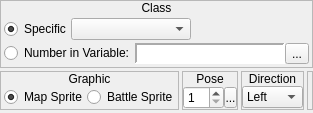
        <widget class="QWidget" name="wClass">
         <layout class="QVBoxLayout" name="verticalLayout_27">
          <property name="spacing">
           <number>3</number>
          </property>
          <property name="margin">
           <number>0</number>
          </property>
          <item>
           <widget class="QFrame" name="frame_4">
            <property name="frameShape">
             <enum>QFrame::StyledPanel</enum>
            </property>
            <property name="frameShadow">
             <enum>QFrame::Raised</enum>
            </property>
            <layout class="QVBoxLayout" name="verticalLayout_3">
             <property name="spacing">
              <number>0</number>
             </property>
             <property name="margin">
              <number>0</number>
             </property>
             <item>
              <widget class="QLabel" name="label_3">
               <property name="sizePolicy">
                <sizepolicy hsizetype="Preferred" vsizetype="Fixed">
                 <horstretch>0</horstretch>
                 <verstretch>0</verstretch>
                </sizepolicy>
               </property>
               <property name="text">
                <string>Class</string>
               </property>
               <property name="alignment">
                <set>Qt::AlignCenter</set>
               </property>
              </widget>
             </item>
             <item>
              <widget class="QWidget" name="widget_6" native="true">
               <layout class="QVBoxLayout" name="verticalLayout_26">
                <property name="spacing">
                 <number>3</number>
                </property>
                <property name="margin">
                 <number>3</number>
                </property>
                <item>
                 <widget class="QWidget" name="widget_37" native="true">
                  <layout class="QHBoxLayout" name="horizontalLayout_11">
                   <property name="spacing">
                    <number>0</number>
                   </property>
                   <property name="margin">
                    <number>0</number>
                   </property>
                   <item>
                    <widget class="QRadioButton" name="rbClass_Specific">
                     <property name="sizePolicy">
                      <sizepolicy hsizetype="Fixed" vsizetype="Fixed">
                       <horstretch>0</horstretch>
                       <verstretch>0</verstretch>
                      </sizepolicy>
                     </property>
                     <property name="text">
                      <string>Specific</string>
                     </property>
                     <property name="checked">
                      <bool>true</bool>
                     </property>
                    </widget>
                   </item>
                   <item>
                    <widget class="QComboBox" name="cboxClass">
                     <property name="minimumSize">
                      <size>
                       <width>120</width>
                       <height>0</height>
                      </size>
                     </property>
                     <property name="maximumSize">
                      <size>
                       <width>120</width>
                       <height>16777215</height>
                      </size>
                     </property>
                    </widget>
                   </item>
                   <item>
                    <spacer name="horizontalSpacer_5">
                     <property name="orientation">
                      <enum>Qt::Horizontal</enum>
                     </property>
                     <property name="sizeHint" stdset="0">
                      <size>
                       <width>40</width>
                       <height>20</height>
                      </size>
                     </property>
                    </spacer>
                   </item>
                  </layout>
                 </widget>
                </item>
                <item>
                 <widget class="QWidget" name="widget_38" native="true">
                  <layout class="QHBoxLayout" name="horizontalLayout_3">
                   <property name="spacing">
                    <number>0</number>
                   </property>
                   <property name="margin">
                    <number>0</number>
                   </property>
                   <item>
                    <widget class="QRadioButton" name="rbClass_Variable">
                     <property name="sizePolicy">
                      <sizepolicy hsizetype="Fixed" vsizetype="Fixed">
                       <horstretch>0</horstretch>
                       <verstretch>0</verstretch>
                      </sizepolicy>
                     </property>
                     <property name="text">
                      <string>Number in Variable:</string>
                     </property>
                    </widget>
                   </item>
                   <item>
                    <widget class="QWidget" name="wClass_Variable" native="true">
                     <layout class="QHBoxLayout" name="horizontalLayout_16">
                      <property name="spacing">
                       <number>0</number>
                      </property>
                      <property name="margin">
                       <number>0</number>
                      </property>
                      <item>
                       <widget class="QLabel" name="lblClass_Variable">
                        <property name="sizePolicy">
                         <sizepolicy hsizetype="Preferred" vsizetype="Preferred">
                          <horstretch>0</horstretch>
                          <verstretch>0</verstretch>
                         </sizepolicy>
                        </property>
                        <property name="minimumSize">
                         <size>
                          <width>150</width>
                          <height>0</height>
                         </size>
                        </property>
                        <property name="font">
                         <font>
                          <family>Monospace</family>
                         </font>
                        </property>
                        <property name="styleSheet">
                         <string notr="true">background-color: palette(base);</string>
                        </property>
                        <property name="frameShape">
                         <enum>QFrame::Panel</enum>
                        </property>
                        <property name="frameShadow">
                         <enum>QFrame::Sunken</enum>
                        </property>
                        <property name="lineWidth">
                         <number>2</number>
                        </property>
                        <property name="text">
                         <string/>
                        </property>
                       </widget>
                      </item>
                      <item>
                       <widget class="QToolButton" name="bClass_BrowseVariables">
                        <property name="text">
                         <string>...</string>
                        </property>
                        <property name="icon">
                         <iconset resource="gui_icons.qrc">
                          <normaloff>:/icons/fileopen.png</normaloff>:/icons/fileopen.png</iconset>
                        </property>
                       </widget>
                      </item>
                     </layout>
                    </widget>
                   </item>
                  </layout>
                 </widget>
                </item>
               </layout>
              </widget>
             </item>
            </layout>
           </widget>
          </item>
          <item>
           <widget class="QWidget" name="widget_16" native="true">
            <layout class="QHBoxLayout" name="horizontalLayout_13">
             <property name="spacing">
              <number>3</number>
             </property>
             <property name="margin">
              <number>0</number>
             </property>
             <item>
              <widget class="QFrame" name="frame_13">
               <property name="frameShape">
                <enum>QFrame::StyledPanel</enum>
               </property>
               <property name="frameShadow">
                <enum>QFrame::Raised</enum>
               </property>
               <layout class="QVBoxLayout" name="verticalLayout_24">
                <property name="spacing">
                 <number>0</number>
                </property>
                <property name="margin">
                 <number>0</number>
                </property>
                <item>
                 <widget class="QLabel" name="label_16">
                  <property name="sizePolicy">
                   <sizepolicy hsizetype="Preferred" vsizetype="Fixed">
                    <horstretch>0</horstretch>
                    <verstretch>0</verstretch>
                   </sizepolicy>
                  </property>
                  <property name="text">
                   <string>Graphic</string>
                  </property>
                  <property name="alignment">
                   <set>Qt::AlignCenter</set>
                  </property>
                 </widget>
                </item>
                <item>
                 <widget class="QWidget" name="widget_30" native="true">
                  <layout class="QHBoxLayout" name="horizontalLayout_45">
                   <property name="spacing">
                    <number>0</number>
                   </property>
                   <property name="leftMargin">
                    <number>3</number>
                   </property>
                   <property name="topMargin">
                    <number>0</number>
                   </property>
                   <property name="rightMargin">
                    <number>0</number>
                   </property>
                   <property name="bottomMargin">
                    <number>0</number>
                   </property>
                   <item>
                    <widget class="QRadioButton" name="rbClass_MapSprite">
                     <property name="sizePolicy">
                      <sizepolicy hsizetype="Fixed" vsizetype="Fixed">
                       <horstretch>0</horstretch>
                       <verstretch>0</verstretch>
                      </sizepolicy>
                     </property>
                     <property name="text">
                      <string>Map Sprite</string>
                     </property>
                     <property name="checked">
                      <bool>true</bool>
                     </property>
                    </widget>
                   </item>
                   <item>
                    <widget class="QRadioButton" name="rbClass_BattleSprite">
                     <property name="sizePolicy">
                      <sizepolicy hsizetype="Fixed" vsizetype="Fixed">
                       <horstretch>0</horstretch>
                       <verstretch>0</verstretch>
                      </sizepolicy>
                     </property>
                     <property name="text">
                      <string>Battle Sprite</string>
                     </property>
                    </widget>
                   </item>
                  </layout>
                 </widget>
                </item>
               </layout>
              </widget>
             </item>
             <item>
              <widget class="QFrame" name="frmClassPose">
               <property name="sizePolicy">
                <sizepolicy hsizetype="Fixed" vsizetype="Preferred">
                 <horstretch>0</horstretch>
                 <verstretch>0</verstretch>
                </sizepolicy>
               </property>
               <property name="frameShape">
                <enum>QFrame::StyledPanel</enum>
               </property>
               <property name="frameShadow">
                <enum>QFrame::Raised</enum>
               </property>
               <layout class="QVBoxLayout" name="verticalLayout_36">
                <property name="spacing">
                 <number>0</number>
                </property>
                <property name="margin">
                 <number>0</number>
                </property>
                <item>
                 <widget class="QLabel" name="label_23">
                  <property name="sizePolicy">
                   <sizepolicy hsizetype="Preferred" vsizetype="Fixed">
                    <horstretch>0</horstretch>
                    <verstretch>0</verstretch>
                   </sizepolicy>
                  </property>
                  <property name="text">
                   <string>Pose</string>
                  </property>
                  <property name="alignment">
                   <set>Qt::AlignCenter</set>
                  </property>
                 </widget>
                </item>
                <item>
                 <widget class="QWidget" name="widget_31" native="true">
                  <layout class="QHBoxLayout" name="horizontalLayout_23">
                   <property name="spacing">
                    <number>0</number>
                   </property>
                   <property name="margin">
                    <number>0</number>
                   </property>
                   <item>
                    <widget class="QSpinBox" name="sbClassPose">
                     <property name="accelerated">
                      <bool>true</bool>
                     </property>
                     <property name="minimum">
                      <number>1</number>
                     </property>
                     <property name="maximum">
                      <number>32</number>
                     </property>
                    </widget>
                   </item>
                   <item>
                    <widget class="SpinBoxSideButton" name="bClassPoseSideButton">
                     <property name="minimumSize">
                      <size>
                       <width>13</width>
                       <height>21</height>
                      </size>
                     </property>
                     <property name="maximumSize">
                      <size>
                       <width>13</width>
                       <height>21</height>
                      </size>
                     </property>
                     <property name="text">
                      <string>...</string>
                     </property>
                     <property name="icon">
                      <iconset resource="gui_icons.qrc">
                       <normaloff>:/icons/spinBoxSideButton.png</normaloff>:/icons/spinBoxSideButton.png</iconset>
                     </property>
                     <property name="iconSize">
                      <size>
                       <width>8</width>
                       <height>16</height>
                      </size>
                     </property>
                    </widget>
                   </item>
                  </layout>
                 </widget>
                </item>
               </layout>
              </widget>
             </item>
             <item>
              <widget class="QFrame" name="frmClassDirection">
               <property name="sizePolicy">
                <sizepolicy hsizetype="Fixed" vsizetype="Preferred">
                 <horstretch>0</horstretch>
                 <verstretch>0</verstretch>
                </sizepolicy>
               </property>
               <property name="frameShape">
                <enum>QFrame::StyledPanel</enum>
               </property>
               <property name="frameShadow">
                <enum>QFrame::Raised</enum>
               </property>
               <layout class="QVBoxLayout" name="verticalLayout_37">
                <property name="spacing">
                 <number>0</number>
                </property>
                <property name="margin">
                 <number>0</number>
                </property>
                <item>
                 <widget class="QLabel" name="label_24">
                  <property name="sizePolicy">
                   <sizepolicy hsizetype="Preferred" vsizetype="Fixed">
                    <horstretch>0</horstretch>
                    <verstretch>0</verstretch>
                   </sizepolicy>
                  </property>
                  <property name="text">
                   <string>Direction</string>
                  </property>
                  <property name="alignment">
                   <set>Qt::AlignCenter</set>
                  </property>
                 </widget>
                </item>
                <item>
                 <widget class="QWidget" name="widget_32" native="true">
                  <layout class="QHBoxLayout" name="horizontalLayout_30">
                   <property name="spacing">
                    <number>0</number>
                   </property>
                   <property name="margin">
                    <number>0</number>
                   </property>
                   <item>
                    <widget class="QComboBox" name="cboxClass_Direction">
                     <item>
                      <property name="text">
                       <string>Left</string>
                      </property>
                     </item>
                     <item>
                      <property name="text">
                       <string>Right</string>
                      </property>
                     </item>
                     <item>
                      <property name="text">
                       <string>Up</string>
                      </property>
                     </item>
                     <item>
                      <property name="text">
                       <string>Down</string>
                      </property>
                     </item>
                    </widget>
                   </item>
                  </layout>
                 </widget>
                </item>
               </layout>
              </widget>
             </item>
             <item>
              <widget class="QFrame" name="frame_6">
               <property name="frameShape">
                <enum>QFrame::StyledPanel</enum>
               </property>
               <property name="frameShadow">
                <enum>QFrame::Raised</enum>
               </property>
              </widget>
             </item>
            </layout>
           </widget>
          </item>
          <item>
           <widget class="QFrame" name="frame_16">
            <property name="sizePolicy">
             <sizepolicy hsizetype="Preferred" vsizetype="Expanding">
              <horstretch>0</horstretch>
              <verstretch>0</verstretch>
             </sizepolicy>
            </property>
            <property name="frameShape">
             <enum>QFrame::StyledPanel</enum>
            </property>
            <property name="frameShadow">
             <enum>QFrame::Raised</enum>
            </property>
           </widget>
          </item>
         </layout>
        </widget>
